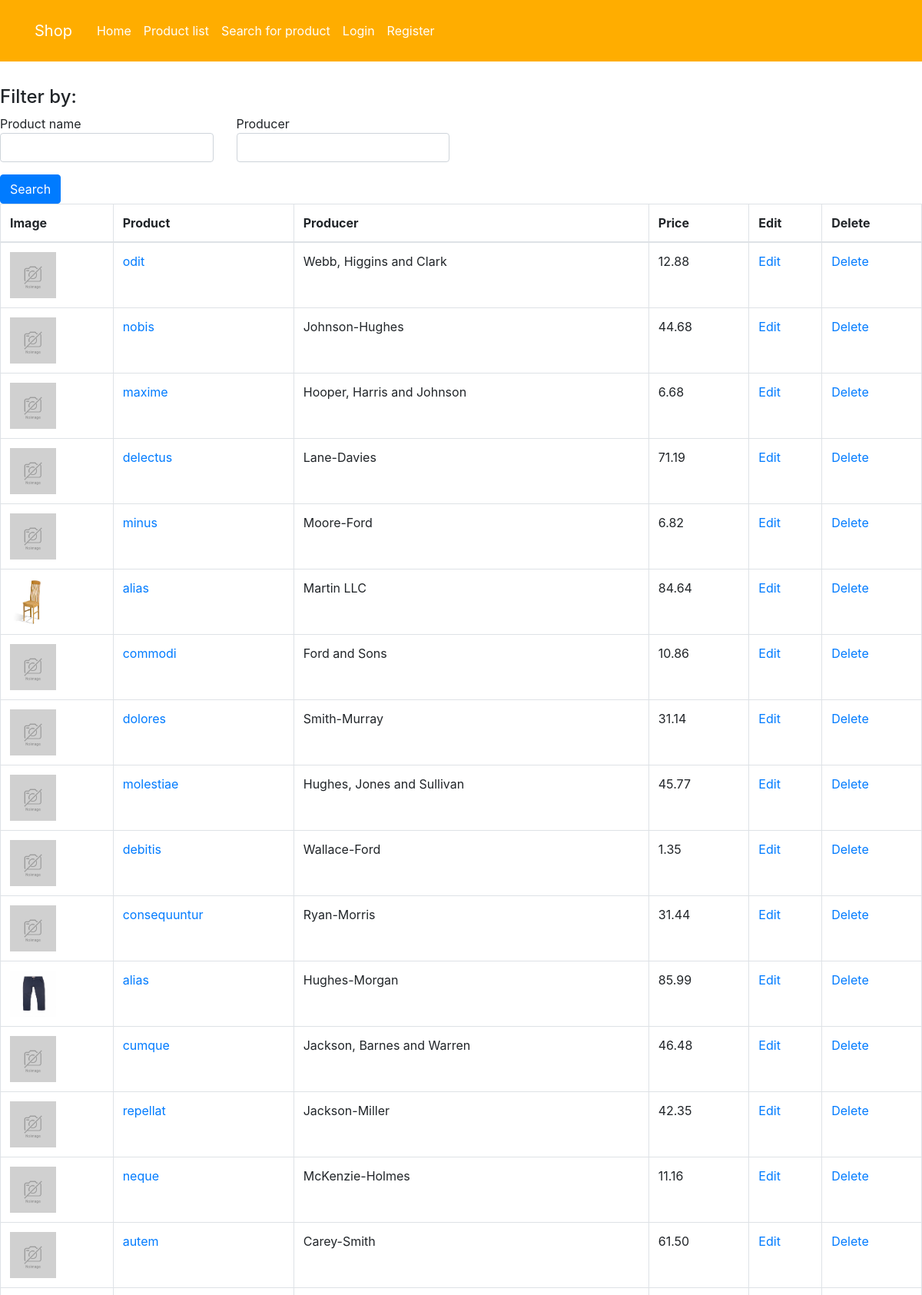
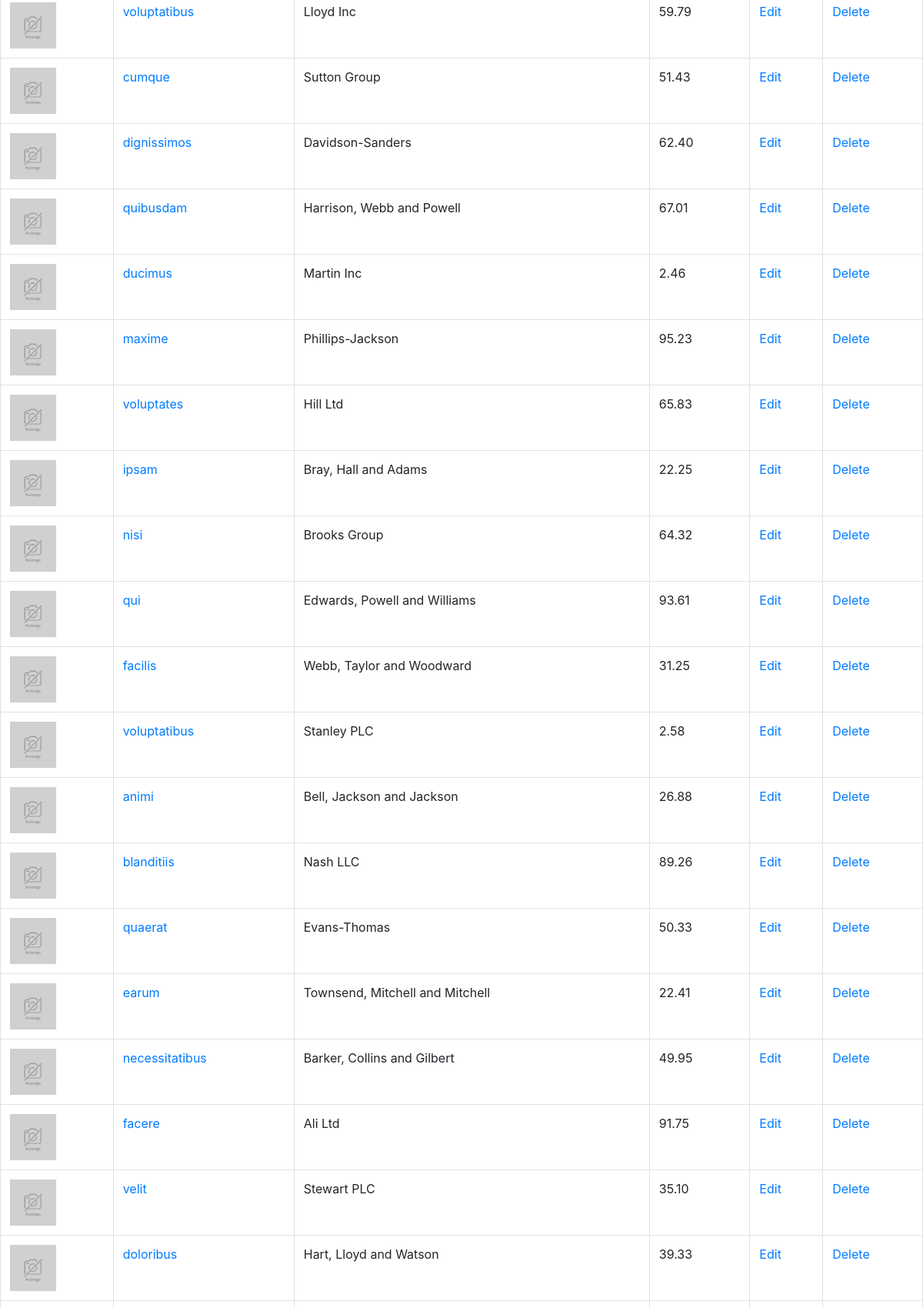
The app's page /search/ (upper part) with its own data (2 pictures, top to bottom).
### Shop/models.py (models this page shows, shortened)
class Product(models.Model):
    name = models.TextField(max_length=100)
    producer = models.TextField(max_length=100)
    description = models.TextField()
    price = models.DecimalField(max_digits=10, decimal_places=2)
    image = models.ImageField(upload_to='static/', blank=True)
    image_thumbnail = ImageSpecField(source='image',
                                     processors=[ResizeToFill(50, 50)],
                                     format='JPEG',
                                     options={'quality': 60})

### templates/products/search_product.html (shortened to what this page needs)
{% extends 'base.html' %}
{% load crispy_forms_tags %}
{% load widget_tweaks %}
{% block content %}
<form method="get">
    <div class="well">
      <h4 style="margin-top: 0">Filter by:</h4>
      <div class="row">
        <div class="form-group col-sm-4 col-md-3">
            <h8>Product name</h8>
            {% render_field filter.form.name class="form-control" %}
        </div>
        <div class="form-group col-sm-4 col-md-3">
            <h8>Producer</h8>
            {% render_field filter.form.producer class="form-control" %}
        </div>
          </div>
        </div>
      </div>
      <button type="submit" class="btn btn-primary">
         Search
      </button>
  <table class="table table-bordered">
    <thead>
      <tr>
        <th>Image</th>
        <th>Product</th>
        <th>Producer</th>
        <th>Price</th>
        <th>Edit</th>
        <th>Delete</th>
      </tr>
    </thead>
    <tbody>
      {% for product in filter.qs %}
        <tr>
            {% if product.image %}
            <td><img width="60" height="60" src="{{ product.image.url }}"></td>
            {% else %}
                 <td><img width="60" height="60" src="/static/noimage.jpg"></td>
            {% endif %}
          <td><a href="{% url 'Shop:product_info' product.id %}">{{ product.name }}</a></td>
          <td>{{ product.producer }}</td>
            <td>{{ product.price }}</td>
            <td><a href="{% url 'Shop:edit_product' product.id %}">Edit</a></td>
            <td><a href="{% url 'Shop:delete_product' product.id %}">Delete</a></td>
        </tr>
      {% empty %}
        <tr>
          <td colspan="5">No data</td>
        </tr>
      {% endfor %}
    </tbody>
  </table>
{% endblock content %}

### records on screen
Product: name "odit", producer "Webb, Higgins and Clark", price "12.88"
Product: name "nobis", producer "Johnson-Hughes", price "44.68"
Product: name "maxime", producer "Hooper, Harris and Johnson", price "6.68"
Product: name "delectus", producer "Lane-Davies", price "71.19"
Product: name "minus", producer "Moore-Ford", price "6.82"
Product: image (picture), name "alias", producer "Martin LLC", price "84.64"
Product: name "commodi", producer "Ford and Sons", price "10.86"
Product: name "dolores", producer "Smith-Murray", price "31.14"
Product: name "molestiae", producer "Hughes, Jones and Sullivan", price "45.77"
Product: name "debitis", producer "Wallace-Ford", price "1.35"
Product: name "consequuntur", producer "Ryan-Morris", price "31.44"
Product: image (picture), name "alias", producer "Hughes-Morgan", price "85.99"
Product: name "cumque", producer "Jackson, Barnes and Warren", price "46.48"
Product: name "repellat", producer "Jackson-Miller", price "42.35"
Product: name "neque", producer "McKenzie-Holmes", price "11.16"
Product: name "autem", producer "Carey-Smith", price "61.50"
Product: name "voluptatibus", producer "Lloyd Inc", price "59.79"
Product: name "cumque", producer "Sutton Group", price "51.43"
Product: name "dignissimos", producer "Davidson-Sanders", price "62.40"
Product: name "quibusdam", producer "Harrison, Webb and Powell", price "67.01"
Product: name "ducimus", producer "Martin Inc", price "2.46"
Product: name "maxime", producer "Phillips-Jackson", price "95.23"
Product: name "voluptates", producer "Hill Ltd", price "65.83"
Product: name "ipsam", producer "Bray, Hall and Adams", price "22.25"
Product: name "nisi", producer "Brooks Group", price "64.32"
Product: name "qui", producer "Edwards, Powell and Williams", price "93.61"
Product: name "facilis", producer "Webb, Taylor and Woodward", price "31.25"
Product: name "voluptatibus", producer "Stanley PLC", price "2.58"
Product: name "animi", producer "Bell, Jackson and Jackson", price "26.88"
Product: name "blanditiis", producer "Nash LLC", price "89.26"
Product: name "quaerat", producer "Evans-Thomas", price "50.33"
Product: name "earum", producer "Townsend, Mitchell and Mitchell", price "22.41"
Product: name "necessitatibus", producer "Barker, Collins and Gilbert", price "49.95"
Product: name "facere", producer "Ali Ltd", price "91.75"
Product: name "velit", producer "Stewart PLC", price "35.10"
Product: name "doloribus", producer "Hart, Lloyd and Watson", price "39.33"
